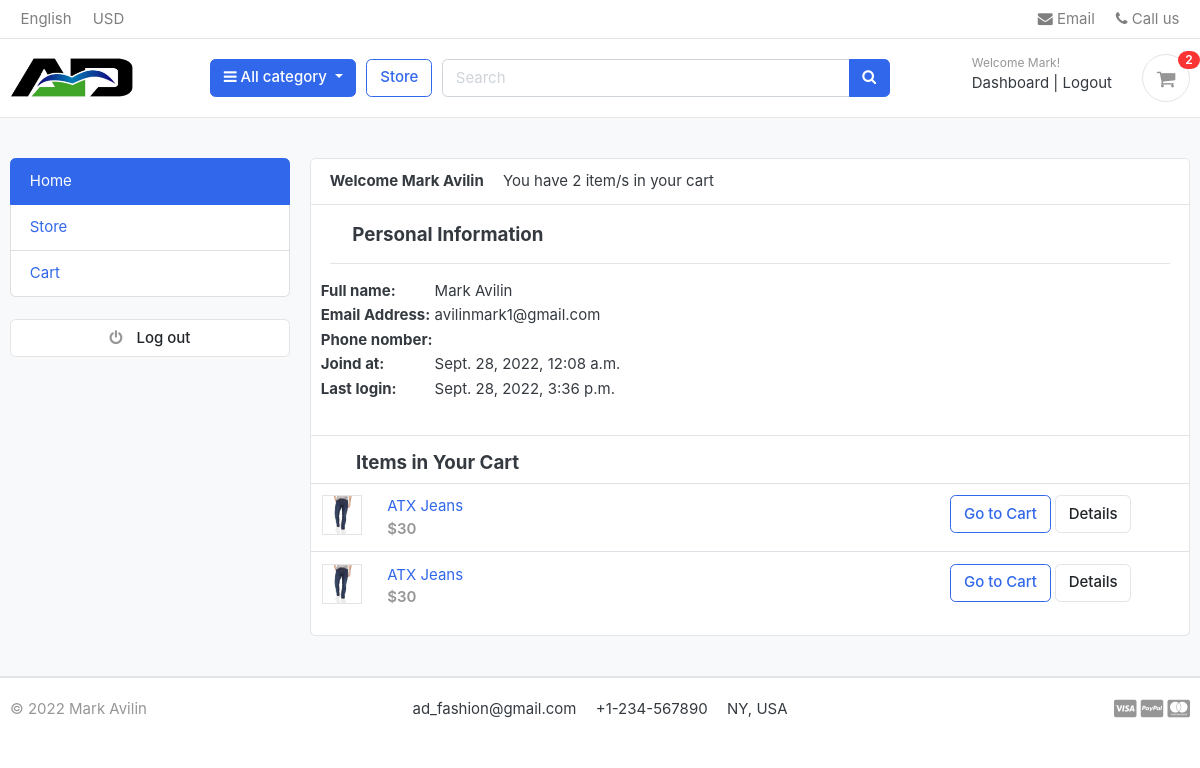
Screenshot of /accounts/dashboard/ (signed in) with the database file from the repository.
### accounts/models.py (models this page shows, shortened)
class Account(AbstractBaseUser):
    first_name      = models.CharField(max_length=50)
    last_name       = models.CharField(max_length=50)
    username        = models.CharField(max_length=50, unique=True)
    email           = models.EmailField(max_length=100, unique=True)
    phone_number    = models.CharField(max_length=50)
    date_joined     = models.DateTimeField(auto_now_add=True)
    last_login      = models.DateTimeField(auto_now_add=True)
    is_admin        = models.BooleanField(default=False)
    is_staff        = models.BooleanField(default=False)
    is_active        = models.BooleanField(default=False)
    is_superadmin        = models.BooleanField(default=False)
    USERNAME_FIELD = 'email'
    REQUIRED_FIELDS = ['username', 'first_name', 'last_name']
    objects = MyAccountManager()

### carts/models.py (models this page shows, shortened)
class CartItem(models.Model):
    user = models.ForeignKey(Account, on_delete=models.CASCADE, null=True)
    product = models.ForeignKey(Product, on_delete=models.CASCADE)
    variations = models.ManyToManyField(Variation, blank=True)
    cart    = models.ForeignKey(Cart, on_delete=models.CASCADE, null=True)
    quantity = models.IntegerField()
    is_active = models.BooleanField(default=True)

### store/models.py (models this page shows, shortened)
class Product(models.Model):
    product_name    = models.CharField(max_length=200, unique=True)
    slug            = models.SlugField(max_length=200, unique=True)
    description     = models.TextField(max_length=500, blank=True)
    price           = models.IntegerField()
    images          = models.ImageField(upload_to='photos/products')
    stock           = models.IntegerField()
    is_available    = models.BooleanField(default=True)
    category        = models.ForeignKey(Category, on_delete=models.CASCADE)
    created_date    = models.DateTimeField(auto_now_add=True)
    modified_date   = models.DateTimeField(auto_now=True)
    def get_url(self):
        return reverse('product_detail', args=[self.category.slug, self.slug])

### accounts/views.py (the view)
# urls.py: path('dashboard/', views.dashboard, name='dashboard'),
@login_required(login_url = 'login')
def dashboard(request):
    user = Account.objects.get(id=request.user.id)
    cart_items = CartItem.objects.filter(user=user)
    items = cart_items.count()
    context = {
    'user': user,
    'cart_items': cart_items,
    'items': items,
    }
    return render(request, 'accounts/dashboard.html', context)

### carts/context_processors.py (called while the page is built)
def counter(request):
    cart_count = 0
    if 'admin' in request.path:
        return {}
    else:
        try:
            cart = Cart.objects.filter(cart_id=_cart_id(request))
            if request.user.is_authenticated:
                cart_items = CartItem.objects.all().filter(user=request.user)
            else:
                cart_items = CartItem.objects.all().filter(cart=cart[:1])
            for cart_item in cart_items:
                cart_count += cart_item.quantity
        except Cart.DoesNotExist:
            cart_count = 0
    return dict(cart_count=cart_count)

### carts/views.py (called while the page is built)
def _cart_id(request):
    cart = request.session.session_key
    if not cart:
        cart = request.session.create()
    return cart

### category/context_processors.py (called while the page is built)
def menu_links(request):
    links = Category.objects.all()
    return dict(links=links)

### category/models.py (called while the page is built)
    def get_url(self):
            return reverse('products_by_category', args=[self.slug])

### templates/accounts/dashboard.html (shortened to what this page needs)
{% extends 'base.html' %}
{% block content %}
<section class="section-conten padding-y bg">
<div class="container">
	<div class="row">
	<aside class="col-md-3">
		<ul class="list-group">
			<a class="list-group-item active" href="{% url 'home' %}"> Home </a>
			<a class="list-group-item" href="{% url 'store' %}"> Store </a>
			<a class="list-group-item" href="{% url 'cart' %}"> Cart </a>
		</ul>
		<br>
		<a class="btn btn-light btn-block" href="{% url 'logout' %}"> <i class="fa fa-power-off"></i> <span class="text">Log out</span> </a>
	</aside>
	<main class="col-md-9">
		<article class="card">
		<header class="card-header">
			<strong class="d-inline-block mr-3">Welcome {{ user.first_name }} {{ user.last_name }}</strong>
			<span>You have {{ items}} item/s in your cart</span>
		</header>
		<div class="card-body">
			<h5 class="pl-4">Personal Information</h5>
			<hr>
			<div class="row">
				<div>
					<table>
						<tr>
							<th>Full name:</th><td>{{ user.first_name }} {{ user.last_name }}</td>
						</tr>
						<tr>
							<th>Email Address:</th><td>{{ user.email }}</td>
						</tr>
						<tr>
							<th>Phone nomber:</th><td>{{ user.phone_number }}</td>
						</tr>
						<tr>
							<th>Joind at:</th><td>{{ user.date_joined }}</td>
						</tr>
						<tr>
							<th>Last login:</th><td>{{ user.last_login }}</td>
						</tr>
					</table>
				</div>
			</div>
		</div>
			<hr>
		<div class="table-responsive">
			<h5 class="pl-5">Items in Your Cart</h5>
		<table class="table table-hover">
			{% for item in cart_items %}
			<tr>
				<td width="65">
					<a href="{{ item.product.get_url }}">
					<img src="{{ item.product.images.url }}" class="img-xs border">
					</a>
				</td>
				<td>
					<a href="{{ item.product.get_url }}" class="title mb-0"> {{ item.product.product_name }} </a><br>
					<var class="price text-muted"> ${{ item.product.price}} </var>
				</td>
				<td width="250"> <a href="{% url 'cart' %}" class="btn btn-outline-primary">Go to Cart</a> <a href="{{ item.product.get_url }}" class="btn btn-light"> Details </a> </td>
			</tr>
			{% endfor %}
		</table>
		</div>
		</article>
	</main>
</div>
</div>
</section>
{% endblock %}

### templates/includes/navbar.html (shortened to what this page needs)
{% load static %}
<header class="section-header">
<nav class="navbar p-md-0 navbar-expand-sm navbar-light border-bottom">
<div class="container">
  <div class="collapse navbar-collapse" id="navbarTop4">
    <ul class="navbar-nav mr-auto">
      <li class="nav-item dropdown">
      <a href="#" class="nav-link">   English </a>
    </li>
    <li class="nav-item dropdown">
      <a href="#" class="nav-link"> USD </a>
    </li>
    </ul>
    <ul class="navbar-nav">
    <li><a href="#" class="nav-link"> <i class="fa fa-envelope"></i> Email </a></li>
    <li><a href="#" class="nav-link"> <i class="fa fa-phone"></i> Call us </a></li>
  </ul>
  </div>
</div>
</nav>
<section class="header-main border-bottom">
  <div class="container">
<div class="row align-items-center">
  <div class="col-lg-2 col-md-3 col-6">
    <a href="{% url 'home' %}" class="brand-wrap">
      <img class="logo" src="{% static './images/logo.png' %}" style="width:70%">
    </a>
  </div>
  <div class="col-lg col-sm col-md col-6 flex-grow-0">
    <div class="category-wrap dropdown d-inline-block float-right">
      <button type="button" class="btn btn-primary dropdown-toggle" data-toggle="dropdown">
        <i class="fa fa-bars"></i> All category
      </button>
    </div>
  </div>
  <a href="{% url 'store' %}" class="btn btn-outline-primary">Store</a>
  <div class="col-lg  col-md-6 col-sm-12 col">
    <form action="{% url 'search' %}" class="search" method='GET'>
      <div class="input-group w-100">
          <input type="text" class="form-control" style="width:60%;" placeholder="Search" name="keyword">
          <div class="input-group-append">
            <button class="btn btn-primary" type="submit">
              <i class="fa fa-search"></i>
            </button>
          </div>
        </div>
    </form>
  </div>
  <div class="col-lg-3 col-sm-6 col-8 order-2 order-lg-3">
        <div class="d-flex justify-content-end mb-3 mb-lg-0">
          {% if user.id is None %}
          <div class="widget-header">
            <small class="title text-muted">Welcome guest!</small>
            <div>
              <a href="{% url 'login' %}">Sign in</a> <span class="dark-transp"> | </span>
              <a href="{% url 'register' %}"> Register</a>
            </div>
          </div>
          {% else %}
          <div class="widget-header">
            <small class="title text-muted">Welcome {{user.first_name}}!</small>
            <div>
              <a href="{% url 'dashboard' %}">Dashboard</a> <span class="dark-transp"> | </span>
              <a href="{% url 'logout' %}"> Logout</a>
            </div>
          </div>
          {% endif %}
          <a href="{% url 'cart' %}" class="widget-header pl-3 ml-3">
            <div class="icon icon-sm rounded-circle border"><i class="fa fa-shopping-cart"></i></div>
            <span class="badge badge-pill badge-danger notify">{{cart_count}}</span>
          </a>
        </div>
      </div>
</div>
  </div>
</section>
</header>

### static/css/ui.css (style rules this page uses)
html { font-family: "Inter", sans-serif; font-size: 15px; }
.icon-xs, .icon-sm, .icon-md, .icon-lg { display: inline-block; text-align: center; flex-shrink: 0; flex-grow: 0; }
.icon-sm { width: 48px; height: 48px; line-height: 48px !important; font-size: 20px; }
.img-xs, .img-sm, .img-md, .img-lg { -o-object-fit: cover; object-fit: cover; flex-shrink: 0; flex-grow: 0; }
.img-xs { width: 40px; height: 40px; }
.padding-y { padding-top: 40px; padding-bottom: 40px; }
var { font-style: normal; }
article:after, .form-group:after { display: block; clear: both; content: ""; }
.bg { background-color: #f8f9fa; }
.header-main { position: relative; padding-top: 1rem; padding-bottom: 1rem; }
.brand-wrap .logo, .navbar-brand .logo { margin-right: 7px; max-height: 42px; display: inline-block; }
.widget-header { display: inline-block; vertical-align: middle; position: relative; }
.widget-header a { color: #343a40; }
.widget-header i { color: #969696; }
.widget-header .title { display: block; }
.widget-header .notify { position: absolute; top: -3px; right: -10px; }
.btn-light { background-color: #fff; border-color: #e4e4e4; }
.btn-light i { color: #969696; }
.btn i + .text { margin-left: 10px; }
.notify { position: absolute; top: -4px; right: -10px; display: inline-block; padding: 0.25em 0.6em; font-size: 12px; line-height: 1; text-align: center; border-radius: 3rem; color: #fff; background-color: #fa3434; }
.price { font-weight: 600; color: #212529; }

### rows the page displays
Account: first_name "Mark", last_name "Avilin", email "avilinmark1@gmail.com", date_joined "Sept. 28, 2022, 12:08 a.m.", last_login "Sept. 28, 2022, 3:36 p.m."
CartItem: product.images (picture), product.product_name "ATX Jeans", product.price "30"
CartItem: product.images (picture), product.product_name "ATX Jeans", product.price "30"

### other values shown
{{ cart_count }} "2"
{{ items }} "2"
